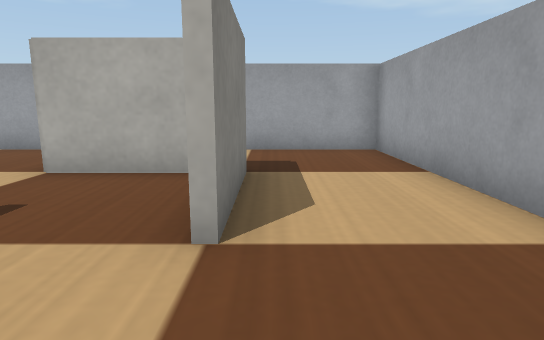
View 1 (above)

14 first-person views from a walk through a robot-simulator world made for Webots. The camera is 0.05 m above the floor, tilts 10° down and sees 75° across. The floor is counted in squares, 0.05 m on a side. Each view is taken from the middle of a square. On the plan, view 1 faces up. The plan holds only what a view shows up to about 13 squares ahead; the rest is blank. Robots are left out. Webots' stock objects and surfaces are drawn as simple stand-ins.

View 2
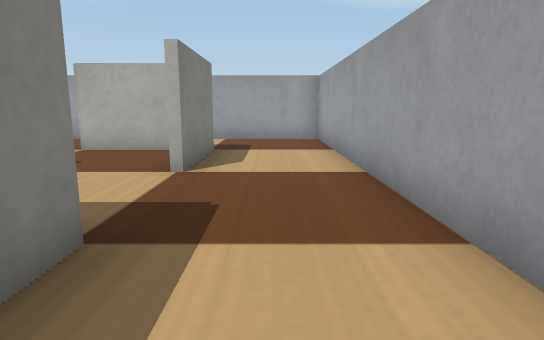

View 3
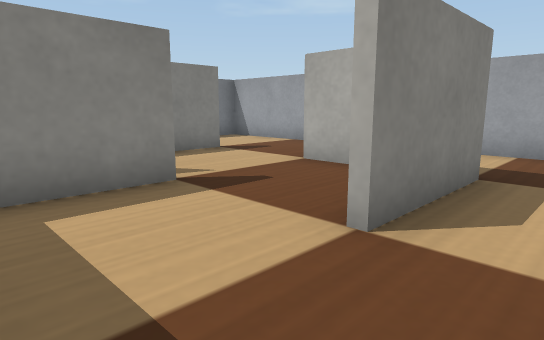

View 4
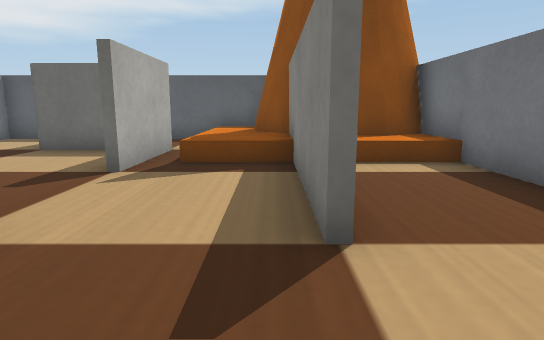

View 5
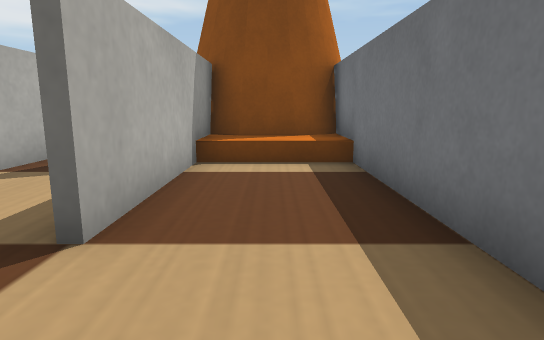

View 6
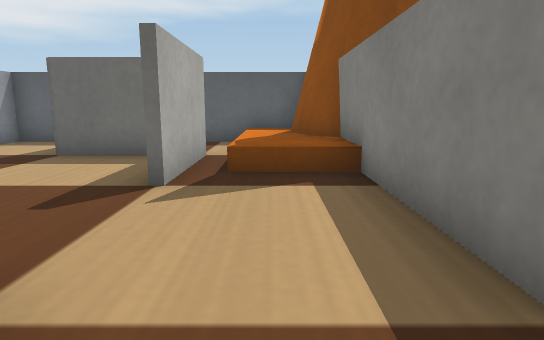

View 7
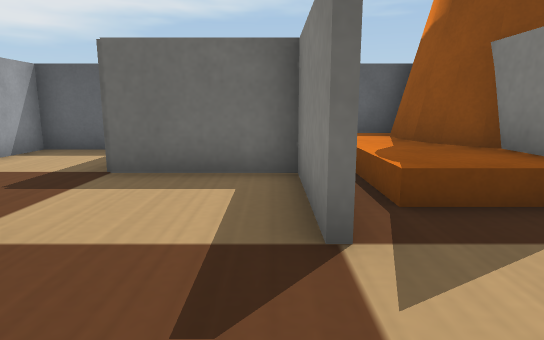

View 8
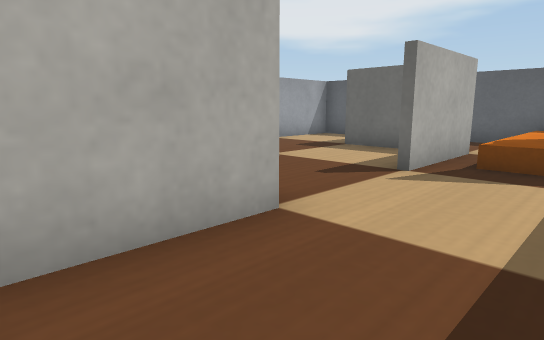

View 9
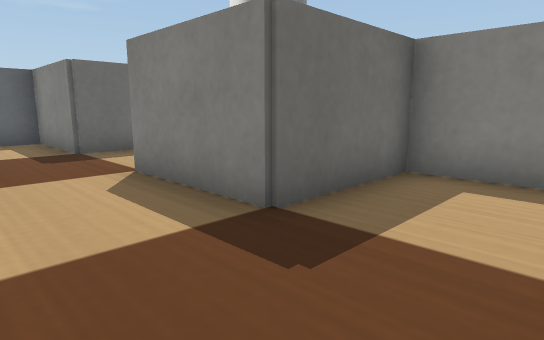

View 10
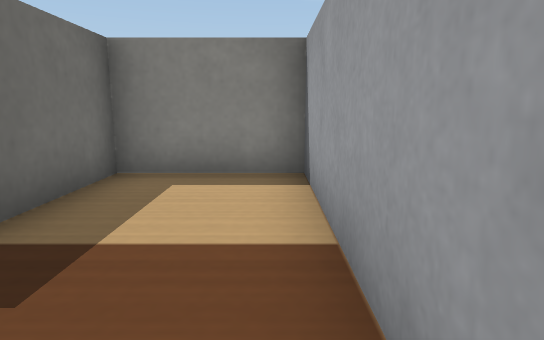

View 11
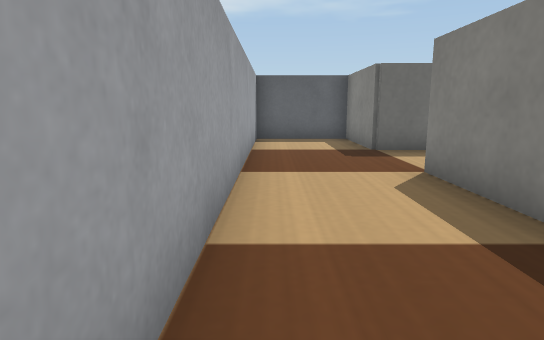

View 12
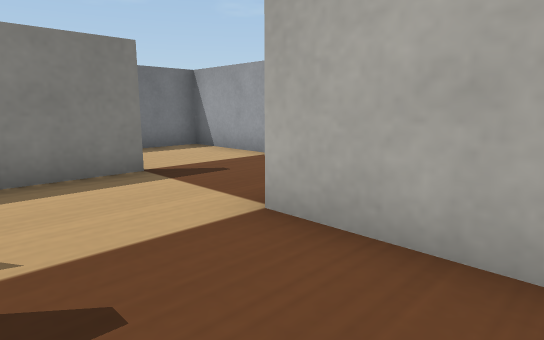

View 13
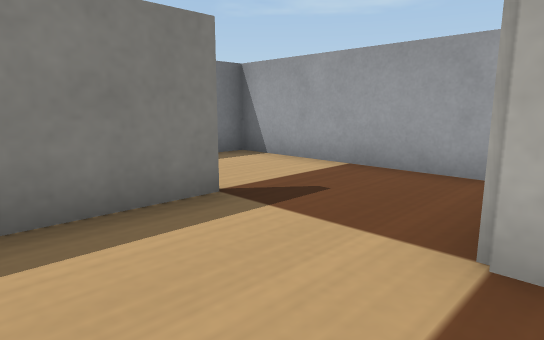

View 14
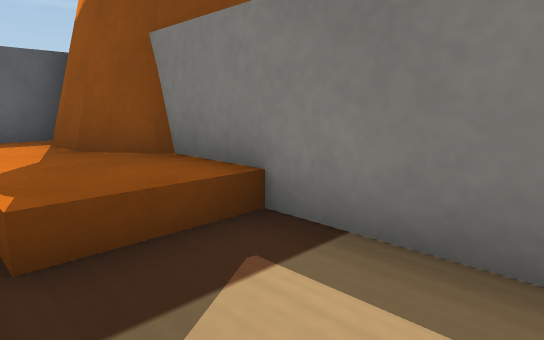

### Floor plan
Points are (right, up) in squares from view 1. A wall is a line through its corners. A room is listed if a view was taken in it or the views show most of it. See-through windows are left out.
Room 1 (views 1, 2, 3, 7, 9, 10, 11, 12, 13)
walls: (-3.4, 2.6) (-3.4, -0.4) (-0.4, -0.4) (-0.4, -3.5) (2.5, -3.5) (2.5, 8.5) (-3.4, 8.5) (-3.4, 5.6) (-0.4, 5.6) (-0.4, 2.5); (-1.2, 5.4) (-3.6, 5.4)
ways out: opening at (-3, 4) to room 2
Room 2 (views 4, 6, 8, 14)
walls: (-3.6, 5.4) (-3.6, 7.8); (-6.4, 5.6) (-6.4, 1.5); (-3.6, 1.8) (-3.6, 2.6); (-4.2, 8.5) (-6.6, 8.5)
ways out: opening at (-3, 4) to room 1; opening at (-6, 7) to room 3
objects: cone (-10, -4) to (-4, 1)
Room 3 (view 5)
walls: (-6.6, 1.8) (-6.6, 5.6); (-6.6, 8.5) (-9.5, 8.5) (-9.5, 1.5)
ways out: opening at (-6, 7) to room 2
Room 4 (no view inside)
walls: (-3.6, -3.5) (-2.8, -3.5)

Positions as (right, up) in squares from view 1, and headings:
1: (0, 0), facing up
2: (1, -3), facing up
3: (1, 0), facing up-left
4: (-6, 8), facing down
5: (-8, 8), facing down
6: (-5, 7), facing down
7: (-3, 5), facing down
8: (-6, 8), facing down-right
9: (2, 8), facing down-left
10: (2, 8), facing left
11: (2, 8), facing down
12: (-1, 3), facing up-left
13: (-3, 3), facing up-left
14: (-4, 4), facing down-left
